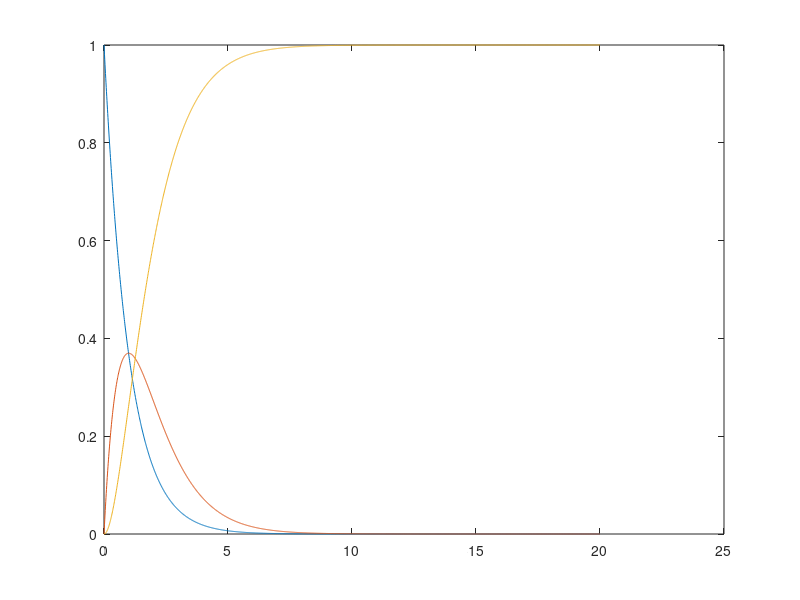

The MATLAB source for this figure:
function abcreactormatlab_iterate
%simple model

%A-k1->B
%B-k2->C

%dA/dt=-k1*A
%dB/dt=k1*A-k2*B
%dC/dt=k2*B

%reaction rates
k1=1;
k2=1;

%intial concentrations
A=1;
B=0;
C=0;


dt=0.01;
t=0;
t_plot=t;

for i=1:2000
    t=t+dt;
    t_plot=[t_plot t];
    dAdt=-k1*A(i);
    dBdt=k1*A(i)-k2*B(i);
    dCdt=k2*B(i);
    
    A=[A A(i)+dAdt*dt];
    B=[B B(i)+dBdt*dt];
    C=[C C(i)+dCdt*dt];
end


% plot the results
 figure

plot(t_plot, A)
hold on;
plot(t_plot, B)
hold on;
plot(t_plot, C)

end

